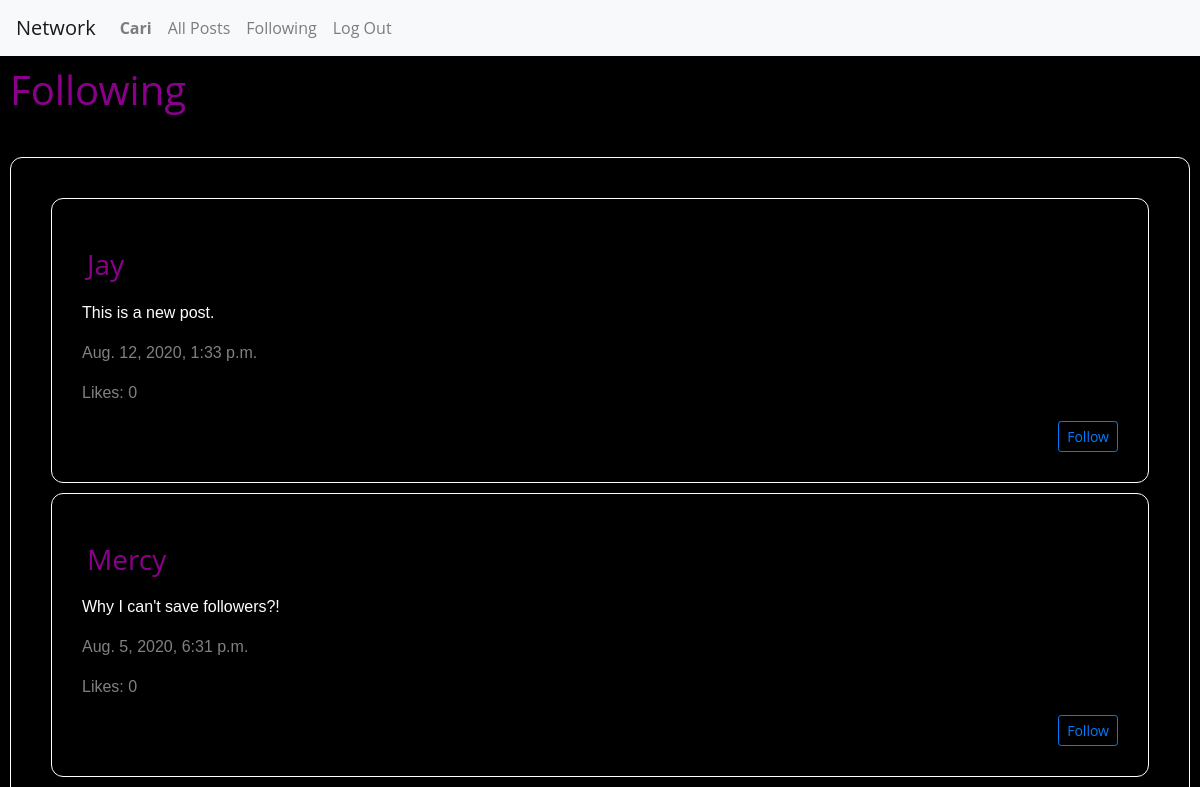
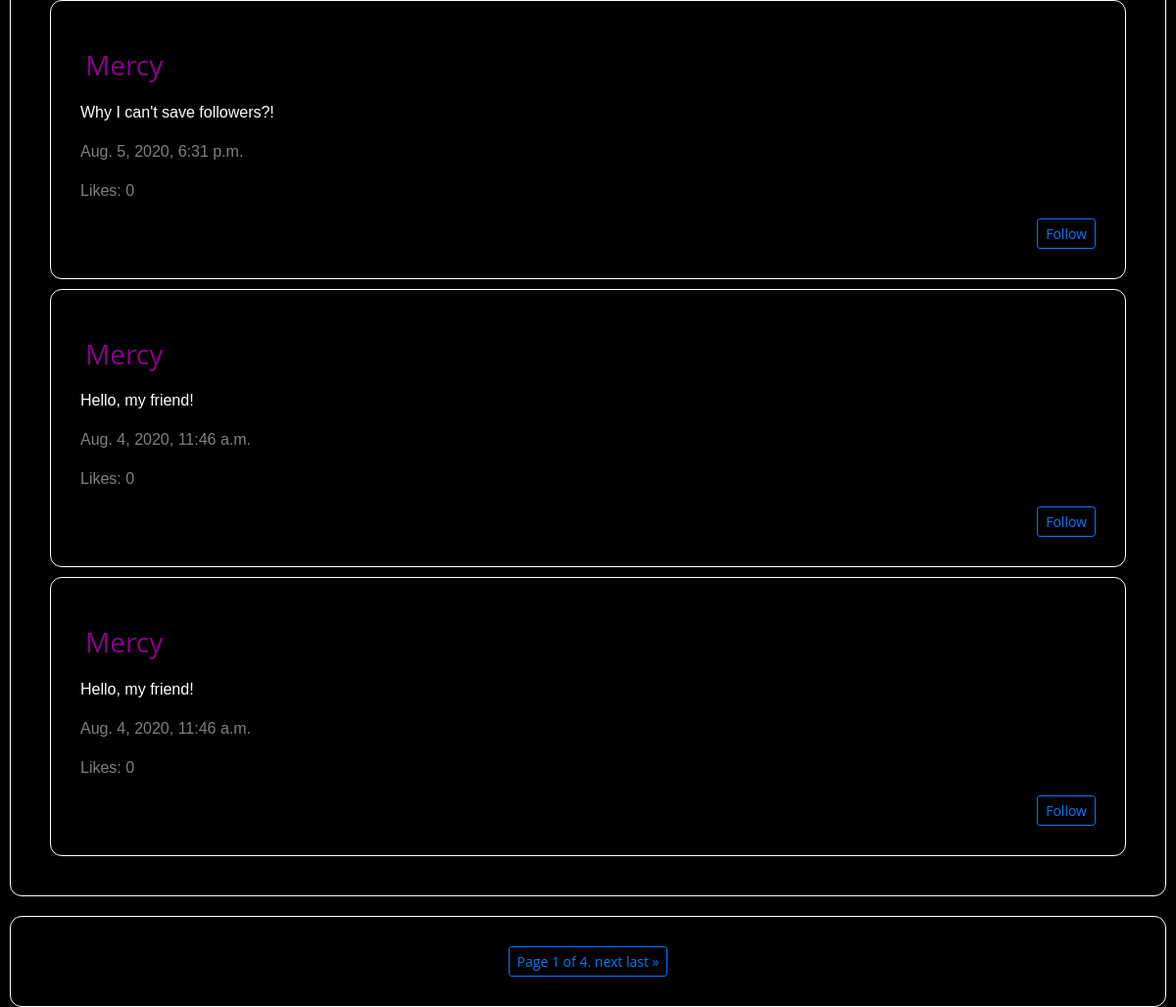
Page /following/Cari (signed in) on the committed database (2 pictures, top to bottom).
### network/models.py (models this page shows, shortened)
class User(AbstractUser):
    pass

class Post(models.Model):
    username = models.ForeignKey(
        "User", default=1, on_delete=models.CASCADE, related_name="posts")
    content = models.TextField(blank=True)
    timestamp = models.DateTimeField(auto_now_add=True)
    likes = models.ManyToManyField(
        'User', default=0, blank=True, related_name='likes')
    objects = PostSerializer()

### network/views.py (the view)
# urls.py: path("following/<str:username>", views.following, name="following"),
@login_required
def following(request, username):
    if request.method == 'GET':
        username = get_object_or_404(User, username=username)
        print("user ->", username)
        follows = Follow.objects.filter(follower=username)
        print("follows ->", len(follows))
        posts = Post.objects.order_by("-timestamp").all()
        posts_to_follow = []
        for post in posts:
            for follower in follows:
                if follower.following == post.username:
                    posts_to_follow.append(post)
        for posts_i in posts_to_follow:
            posti_id = posts_i.id
            for post_j in posts_to_follow:
                postj_id = post_j.id
                count = 1
                if posti_id == postj_id:
                    print("post i - ", posti_id)
                    print("post j - ", postj_id)
                    count += 1
                    print("count - ", count)
                if count > 1:
                    posts_to_follow.remove(post_j)
        paginator = Paginator(posts_to_follow, 5)
        page_number = request.GET.get('page')
        page_obj = paginator.get_page(page_number)
        if not follows:
            return render(request, 'network/following.html', {'message': "Could be a good idea to start to follow people of your interest!"})
    return render(request, "network/following.html", {
        "posts": posts_to_follow,
        "page_obj": page_obj
    })

### network/templates/network/following.html (shortened to what this page needs)
{% extends "network/layout.html" %}
{% load static %}
{% block body %}
<h1 id="titleLink"> Following </h1>
   <hr>
<div id="post-view">
    <div id="post-table">
    {% for post in page_obj %}
        <div class="compose-post">
            <h3 id="titlePage">{{ post.username }}</h3>
            <p class="inputText">{{ post.content }}</p>
            <p class="timeInfo">{{ post.timestamp}}</p>
            <p class="timeInfo"> Likes: 0 </p>
            <div class="follow_profile">
                <form>
                <button class="btn btn-sm btn-outline-primary" class="follow_profile">Follow</button>
                </form>
            </div>
        </div>
    {% endfor %}
    </div>
</div>
<div class="compose-post" id="compose-post">
        <div class="pagination justify-content-center">
            <span class="step-links btn btn-sm btn-outline-primary">
                <span class="current">
                    Page {{ page_obj.number }} of {{ page_obj.paginator.num_pages }}.
                </span>
                {% if page_obj.has_next %}
                    <a href="?page={{ page_obj.next_page_number }}">next</a>
                    <a href="?page={{ page_obj.paginator.num_pages }}">last &raquo;</a>
                {% endif %}
            </span>
        </div>
    </div>
{% endblock %}

### network/templates/network/layout.html (shortened to what this page needs)
{% load static %}
<!DOCTYPE html>
<html lang="en">
    <head>
        <link rel="stylesheet" href="https://stackpath.bootstrapcdn.com/bootstrap/4.4.1/css/bootstrap.min.css">
        <link href="{% static 'network/styles.css' %}" rel="stylesheet">
    </head>
    <body>
        <nav class="navbar navbar-expand-lg navbar-light bg-light">
            <a class="navbar-brand" href="{% url 'index' %}">Network</a>
            <div>
              <ul class="navbar-nav mr-auto">
                {% if user.is_authenticated %}
                    <li class="nav-item">
                        <a class="nav-link" href="{% url 'profile' user.username %}"><strong>{{ user.username }}</strong></a>
                    </li>
                {% endif %}
                <li class="nav-item">
                  <a class="nav-link" href="{% url 'posts' %}" id='all_post'>All Posts</a>
                </li>
                {% if user.is_authenticated %}
                    <li class="nav-item">
                        <a class="nav-link" href="{% url 'following' user.username %}" id='follow'>Following</a>
                    </li>
                    <li class="nav-item">
                        <a class="nav-link" href="{% url 'logout' %}">Log Out</a>
                    </li>
                {% endif %}
              </ul>
            </div>
          </nav>
        <div class="body">
            {% block body %}
            {% endblock %}
        </div>
    </body>
</html>

### network/static/network/styles.css (style rules this page uses)
* { box-sizing: border-box; }
body { font-family: "Open Sans", arial, sans-serif; margin: 10; height: 100vh; width: 100vw; color: #8b008b; background: #000000; }
h3 { margin: 0.5em 0; }
#titleLink { width: 100%; display: flex; align-items: flex-start; justify-content: left; padding: 10px; }
#titlePage { width: 100%; display: flex; align-items: flex-start; justify-content: left; padding: 5px; }
#post-view { padding: 30px; margin: 10px; border: 1px solid white; border-radius: 12px; clear: both; border-collapse: separate; }
.follow_profile { display: flex; align-items: flex-end; justify-content: flex-end; flex-direction: row; }
.compose-post { padding: 30px; margin: 10px; border: 1px solid white; border-radius: 12px; clear: both; vertical-align: inherit; border-collapse: separate; }
.inputText { color: white; font-family: Verdana, Geneva, Tahoma, sans-serif; }
.timeInfo { color: grey; font-family: Verdana, Geneva, Tahoma, sans-serif; }

### rows in the picture
User: username "Cari"
Post: username "Jay", content "This is a new post.", timestamp "Aug. 12, 2020, 1:33 p.m."
Post: username "Mercy", content "Why I can't save followers?!", timestamp "Aug. 5, 2020, 6:31 p.m."
Post: username "Mercy", content "Hello, my friend!", timestamp "Aug. 4, 2020, 11:46 a.m."

### other values in the picture
{{ page_obj.number }} "1"
{{ page_obj.paginator.num_pages }} "4"
